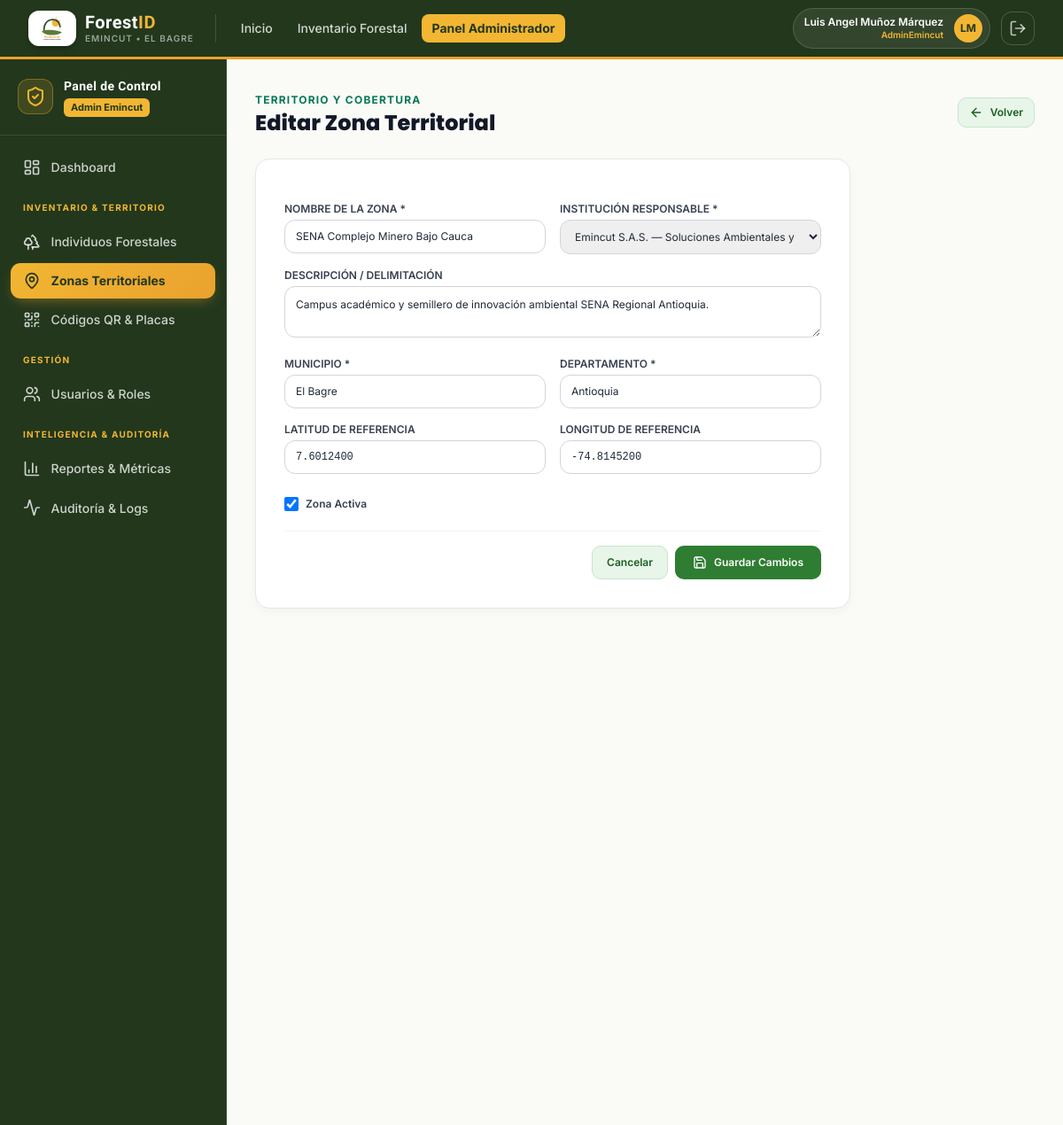
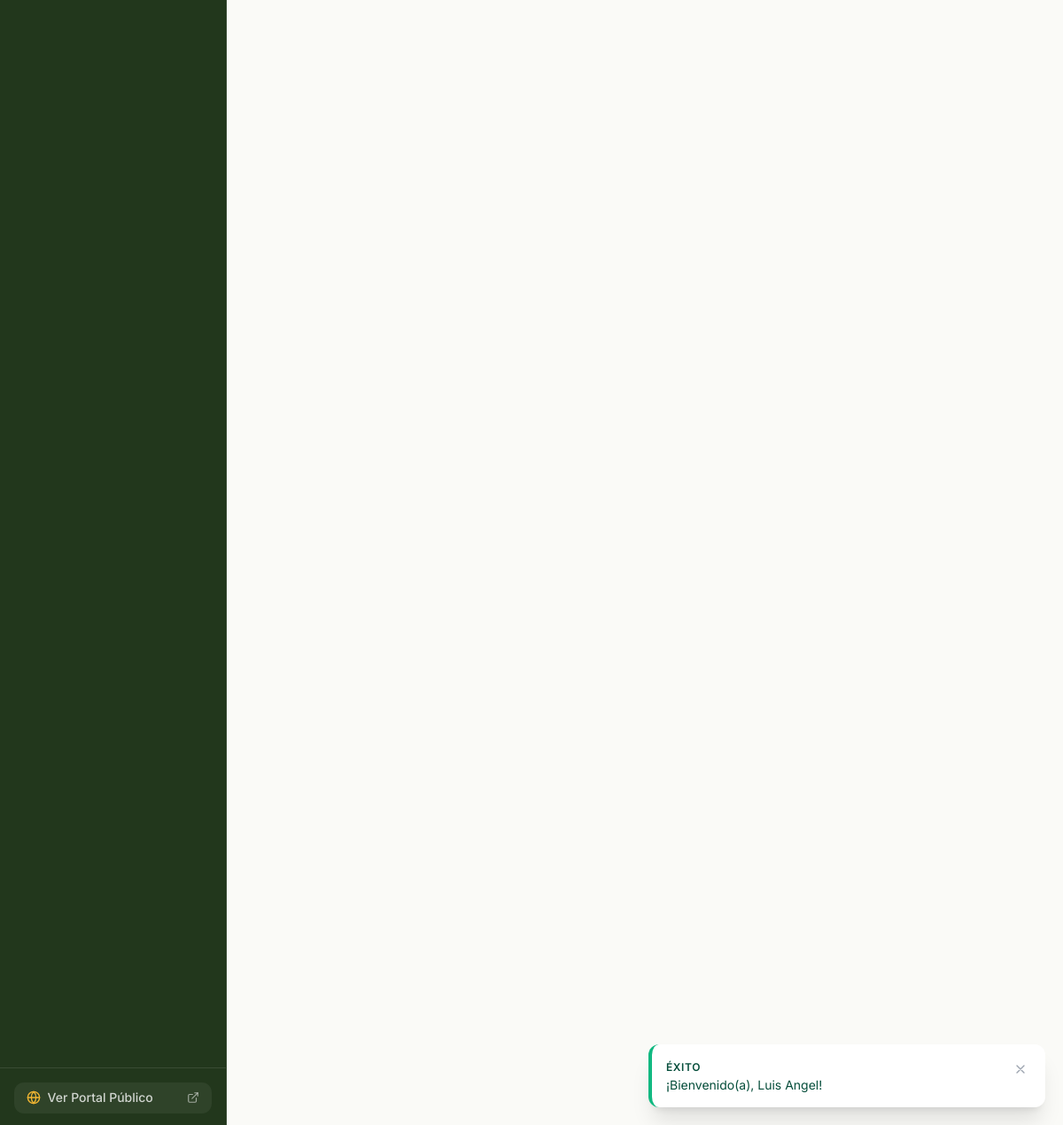
/admin/zonas/editar.php?id=44444444-4444-4444-4444-444444444402 (signed in), run on the app's committed database (2 pictures, top to bottom).
### tables this page shows
CREATE TABLE `zonas` (
    `id_zona` CHAR(36) NOT NULL DEFAULT (UUID()),
    `id_institucion` CHAR(36) NOT NULL,
    `nombre_zona` VARCHAR(100) NOT NULL,
    `descripcion` VARCHAR(255) NULL,
    `municipio` VARCHAR(100) NOT NULL DEFAULT 'El Bagre',
    `departamento` VARCHAR(100) NOT NULL DEFAULT 'Antioquia',
    `latitud_referencia` DECIMAL(10,7) NULL,
    `longitud_referencia` DECIMAL(10,7) NULL,
    `estado` TINYINT(1) NOT NULL DEFAULT 1 COMMENT '1: Activa, 0: Inactiva',
    `fecha_creacion` DATETIME NOT NULL DEFAULT CURRENT_TIMESTAMP,
    PRIMARY KEY (`id_zona`),
    CONSTRAINT `fk_zonas_instituciones` FOREIGN KEY (`id_institucion`) REFERENCES `instituciones` (`id_institucion`) ON UPDATE CASCADE ON DELETE RESTRICT,
    INDEX `idx_zonas_institucion` (`id_institucion`),
    INDEX `idx_zonas_municipio` (`municipio`)
);

CREATE TABLE `instituciones` (
    `id_institucion` CHAR(36) NOT NULL DEFAULT (UUID()),
    `nombre_institucion` VARCHAR(150) NOT NULL,
    `nit` VARCHAR(20) NOT NULL UNIQUE,
    `direccion` VARCHAR(200) NULL,
    `municipio` VARCHAR(100) NOT NULL DEFAULT 'El Bagre',
    `departamento` VARCHAR(100) NOT NULL DEFAULT 'Antioquia',
    `telefono_contacto` VARCHAR(20) NULL,
    `correo_contacto` VARCHAR(150) NULL,
    `logo_url` VARCHAR(255) NULL,
    `estado` TINYINT(1) NOT NULL DEFAULT 1 COMMENT '1: Activa, 0: Inactiva',
    `fecha_registro` DATETIME NOT NULL DEFAULT CURRENT_TIMESTAMP,
    PRIMARY KEY (`id_institucion`),
    INDEX `idx_institucion_municipio` (`municipio`, `departamento`)
);

### admin/zonas/editar.php (the view, shortened to what this page needs)
<?php
require_once __DIR__ . '/../../includes/funciones.php';
$id = $_GET['id'] ?? '';
$pdo = getDBConnection();
$stmt = $pdo->prepare("SELECT * FROM `zonas` WHERE `id_zona` = :id");
$stmt->execute([':id' => $id]);
$zona = $stmt->fetch();
$instituciones = $pdo->query("SELECT id_institucion, nombre_institucion FROM `instituciones` WHERE estado = 1 ORDER BY nombre_institucion ASC")->fetchAll();
require_once __DIR__ . '/../../includes/header.php';
require_once __DIR__ . '/../../includes/navbar.php';
?>
<div class="flex-1 flex flex-col md:flex-row">
    <?php require_once __DIR__ . '/../../includes/sidebar_admin.php'; ?>
    <main class="flex-1 p-6 sm:p-8 space-y-6 overflow-y-auto">
        <div class="flex items-center justify-between">
            <div>
                <span class="text-xs font-bold text-emerald-700 uppercase tracking-widest">Territorio y Cobertura</span>
                <h1 class="font-heading font-extrabold text-2xl text-gray-900">Editar Zona Territorial</h1>
            </div>
            <a href="<?= BASE_URL ?>admin/zonas/index.php" class="btn-forest-secondary text-xs py-2 px-3">
                <i data-lucide="arrow-left" class="w-4 h-4"></i> Volver
            </a>
        </div>
        <div class="forest-card p-6 sm:p-8 max-w-2xl">
            <form method="POST" action="editar.php?id=<?= urlencode($id) ?>" class="space-y-4">
                <div class="grid grid-cols-1 sm:grid-cols-2 gap-4">
                    <div>
                        <label for="nombre_zona" class="block text-xs font-semibold text-gray-700 uppercase mb-1">Nombre de la Zona *</label>
                        <input type="text" name="nombre_zona" id="nombre_zona" required value="<?= htmlspecialchars($zona['nombre_zona']) ?>" class="w-full py-2.5 px-3 border border-gray-300 rounded-xl text-xs focus:ring-2 focus:ring-emerald-600 outline-none">
                    </div>
                    <div>
                        <label for="id_institucion" class="block text-xs font-semibold text-gray-700 uppercase mb-1">Institución Responsable *</label>
                        <select name="id_institucion" id="id_institucion" required class="w-full py-2.5 px-3 border border-gray-300 rounded-xl text-xs focus:ring-2 focus:ring-emerald-600 outline-none">
                            <?php foreach ($instituciones as $inst): ?>
                                <option value="<?= $inst['id_institucion'] ?>" <?= ($zona['id_institucion'] === $inst['id_institucion']) ? 'selected' : '' ?>>
                                    <?= htmlspecialchars($inst['nombre_institucion']) ?>
                                </option>
                            <?php endforeach; ?>
                        </select>
                    </div>
                </div>
                <div>
                    <label for="descripcion" class="block text-xs font-semibold text-gray-700 uppercase mb-1">Descripción / Delimitación</label>
                    <textarea name="descripcion" id="descripcion" rows="2" class="w-full p-3 border border-gray-300 rounded-xl text-xs focus:ring-2 focus:ring-emerald-600 outline-none"><?= htmlspecialchars($zona['descripcion'] ?? '') ?></textarea>
                </div>
                <div class="grid grid-cols-1 sm:grid-cols-2 gap-4">
                    <div>
                        <label for="municipio" class="block text-xs font-semibold text-gray-700 uppercase mb-1">Municipio *</label>
                        <input type="text" name="municipio" id="municipio" required value="<?= htmlspecialchars($zona['municipio']) ?>" class="w-full py-2.5 px-3 border border-gray-300 rounded-xl text-xs focus:ring-2 focus:ring-emerald-600 outline-none">
                    </div>
                    <div>
                        <label for="departamento" class="block text-xs font-semibold text-gray-700 uppercase mb-1">Departamento *</label>
                        <input type="text" name="departamento" id="departamento" required value="<?= htmlspecialchars($zona['departamento']) ?>" class="w-full py-2.5 px-3 border border-gray-300 rounded-xl text-xs focus:ring-2 focus:ring-emerald-600 outline-none">
                    </div>
                </div>
                <div class="grid grid-cols-1 sm:grid-cols-2 gap-4">
                    <div>
                        <label for="latitud" class="block text-xs font-semibold text-gray-700 uppercase mb-1">Latitud de Referencia</label>
                        <input type="number" step="0.0000001" name="latitud" id="latitud" value="<?= htmlspecialchars($zona['latitud_referencia'] ?? '') ?>" class="w-full py-2.5 px-3 border border-gray-300 rounded-xl text-xs focus:ring-2 focus:ring-emerald-600 outline-none font-mono">
                    </div>
                    <div>
                        <label for="longitud" class="block text-xs font-semibold text-gray-700 uppercase mb-1">Longitud de Referencia</label>
                        <input type="number" step="0.0000001" name="longitud" id="longitud" value="<?= htmlspecialchars($zona['longitud_referencia'] ?? '') ?>" class="w-full py-2.5 px-3 border border-gray-300 rounded-xl text-xs focus:ring-2 focus:ring-emerald-600 outline-none font-mono">
                    </div>
                </div>
                <div class="pt-2">
                    <label class="inline-flex items-center gap-2 cursor-pointer">
                        <input type="checkbox" name="estado" value="1" <?= ($zona['estado'] == 1) ? 'checked' : '' ?> class="rounded text-emerald-600 focus:ring-emerald-500 w-4 h-4">
                        <span class="text-xs font-semibold text-gray-700">Zona Activa</span>
                    </label>
                </div>
                <div class="pt-4 border-t border-gray-100 flex justify-end gap-2">
                    <a href="<?= BASE_URL ?>admin/zonas/index.php" class="btn-forest-secondary text-xs py-2.5 px-4">Cancelar</a>
                    <button type="submit" class="btn-forest-primary text-xs py-2.5 px-5">
                        <i data-lucide="save" class="w-4 h-4"></i> Guardar Cambios
                    </button>
                </div>
            </form>
        </div>
    </main>
</div>
<?php require_once __DIR__ . '/../../includes/footer.php'; ?>

### assets/css/custom.css (style rules this page uses)
:root { --color-primary-dark: #1B5E20; --color-primary: #2E7D32; --color-primary-light: #4CAF50; --color-surface-soft: #E8F5E9; --color-surface-bg: #FAFAF7; --color-earth: #6D4C41; --color-text-main: #1F2937; }
body { background-color: var(--color-surface-bg); color: var(--color-text-main); font-family: 'Inter', -apple-system, BlinkMacSystemFont, "Segoe UI", Roboto, sans-serif; -webkit-font-smoothing: antialiased; }
h1, h2, h3, h4, h5, h6, .font-heading { font-family: 'Poppins', 'Inter', sans-serif; }
.forest-card { background: #FFFFFF; border: 1px solid #E5E9E2; border-radius: 1rem; box-shadow: 0 4px 12px -2px rgba(27, 94, 32, 0.05); transition: all 0.2s cubic-bezier(0.4, 0, 0.2, 1); }
.btn-forest-primary { background-color: #2E7D32; color: #FFFFFF; font-weight: 600; padding: 0.625rem 1.25rem; border-radius: 0.625rem; display: inline-flex; align-items: center; justify-content: center; gap: 0.5rem; transition: all 0.15s ease-in-out; }
.btn-forest-secondary { background-color: #E8F5E9; color: #1B5E20; font-weight: 600; padding: 0.625rem 1.25rem; border-radius: 0.625rem; display: inline-flex; align-items: center; justify-content: center; gap: 0.5rem; border: 1px solid #C8E6C9; transition: all 0.15s ease-in-out; }

### assets/css/emincut.css (style rules this page uses)
:root { --emi-verde: #5B7C3A; --emi-verde-claro: #7A9B54; --emi-verde-suave: #EDF2E5; --emi-verde-oscuro: #35502B; --emi-verde-noche: #22371C; --emi-ambar: #E9A22E; --emi-amarillo: #F2B632; --emi-amarillo-suave:#FBEFD4; --emi-blanco: #FFFFFF; --emi-hueso: #FBFAF6; --emi-tinta: #23291F; --emi-tinta-suave: #5C6455; }

### data on the page
zonas: nombre_zona "SENA Complejo Minero Bajo Cauca", id_institucion "Emincut S.A.S. — Soluciones Ambientales y Forestales", descripcion "Campus académico y semillero de innovación ambiental SENA Regional Antioquia.", municipio "El Bagre", departamento "Antioquia", latitud "7.6012400", longitud "-74.8145200", estado "☑"

### other printed values
$cfg['badge'] "ÉXITO"
$mensaje "¡Bienvenido(a), Luis Angel!"
$usuario_actual['nombres'] . ' ' . $usuario_actual['apellidos'] "Luis Angel Muñoz Márquez"
$usuario_actual['nombre_rol'] "AdminEmincut"
